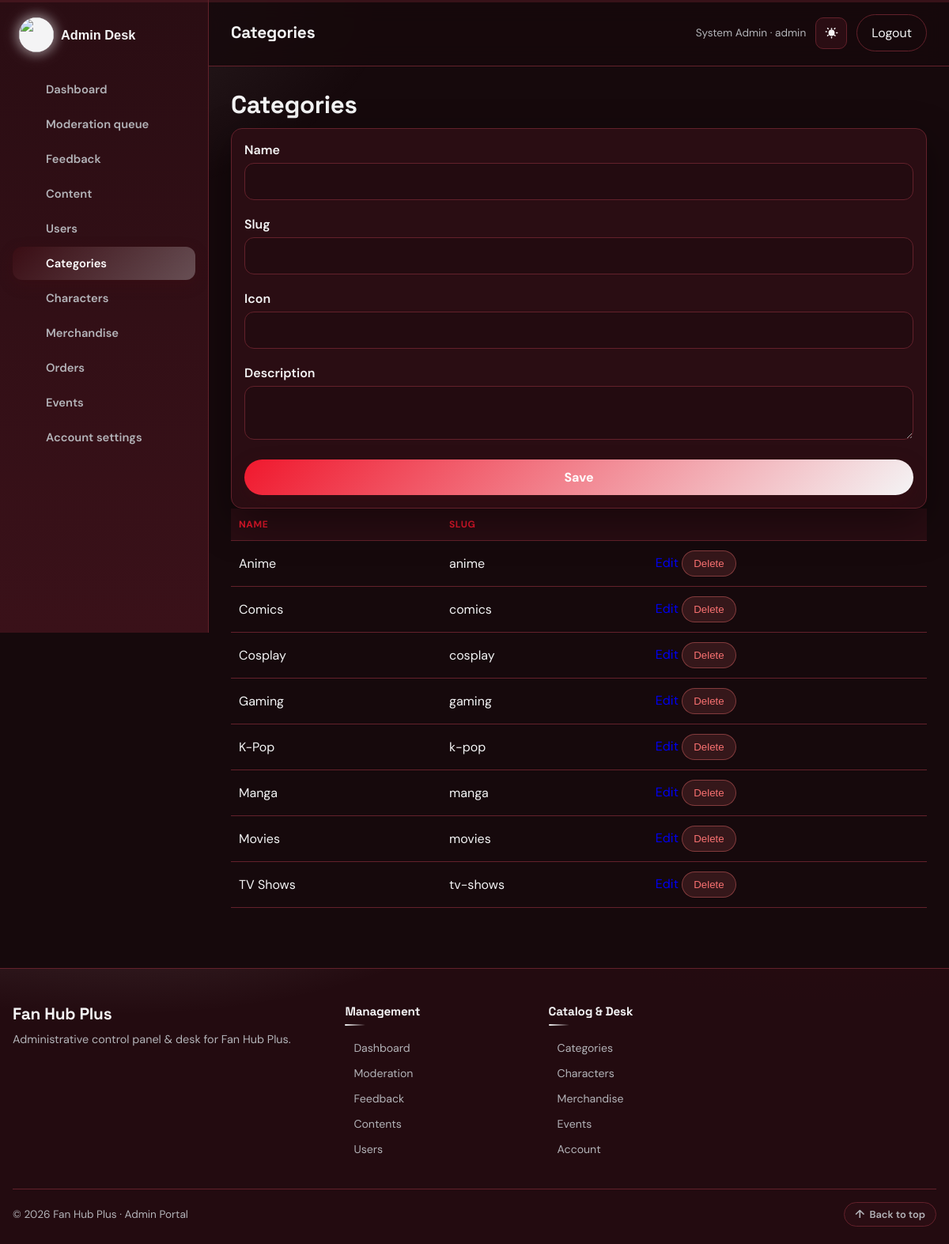
Screenshot of /admin/categories.php (signed in) with the database file from the repository.
### tables this page shows
CREATE TABLE users (
  id INT UNSIGNED AUTO_INCREMENT PRIMARY KEY,
  name VARCHAR(120) NOT NULL,
  email VARCHAR(160) NOT NULL UNIQUE,
  password VARCHAR(255) NOT NULL,
  role ENUM('user','admin') NOT NULL DEFAULT 'user',
  avatar VARCHAR(255) DEFAULT '',
  favorite_categories VARCHAR(255) DEFAULT '',
  theme ENUM('dark','light') NOT NULL DEFAULT 'dark',
  font_size ENUM('sm','md','lg') NOT NULL DEFAULT 'md',
  created_at DATETIME NOT NULL
);

CREATE TABLE categories (
  id INT UNSIGNED AUTO_INCREMENT PRIMARY KEY,
  name VARCHAR(80) NOT NULL,
  slug VARCHAR(80) NOT NULL UNIQUE,
  description TEXT,
  icon VARCHAR(40) DEFAULT ''
);

### includes/functions.php (called while the page is built, shortened)
<?php
require_once __DIR__ . '/../config/db.php';
function e($value)
{
    return htmlspecialchars((string) $value, ENT_QUOTES, 'UTF-8');
}
function site_base_path()
{
    static $base_path = null;
    if ($base_path !== null) {
        return $base_path;
    }
    $project_root = realpath(__DIR__ . '/..');
    $document_root = isset($_SERVER['DOCUMENT_ROOT']) ? realpath($_SERVER['DOCUMENT_ROOT']) : false;
    if ($project_root !== false && $document_root !== false) {
        $project_root = str_replace('\\', '/', $project_root);
        $document_root = rtrim(str_replace('\\', '/', $document_root), '/');
        if ($project_root === $document_root) {
            $base_path = '';
        } elseif (strpos($project_root, $document_root . '/') === 0) {
            $base_path = substr($project_root, strlen($document_root));
        } else {
            $base_path = '';
        }
        return $base_path;
    }
    $script_name = isset($_SERVER['SCRIPT_NAME']) ? str_replace('\\', '/', $_SERVER['SCRIPT_NAME']) : '';
    $admin_position = strpos($script_name, '/admin/');
    $base_path = $admin_position === false ? dirname($script_name) : substr($script_name, 0, $admin_position);
    $base_path = $base_path === '/' || $base_path === '.' ? '' : rtrim($base_path, '/');
    return $base_path;
}
function site_url($path = '')
{
    $path = (string) $path;
    $base_path = site_base_path();
    $absolute_path = '/' . ltrim($path, '/');
    return $base_path . $absolute_path;
}
function db_query($sql)
{
    global $conn;
    try {
        $result = mysqli_query($conn, $sql);
        return $result;
    } catch (\Throwable $e) {
        return false;
    }
}
function db_all($sql)
{
    $result = db_query($sql);
    $rows = array();
    if ($result) {
        while ($row = mysqli_fetch_assoc($result)) {
            $rows[] = $row;
        }
    }
    return $rows;
}
function db_one($sql)
{
    $rows = db_all($sql);
    if (count($rows) > 0) {
        return $rows[0];
    }
    return null;
}
function current_user()
{
    $id = (int) $_SESSION['user_id'];
    return db_one("SELECT * FROM users WHERE id = $id LIMIT 1");
}
    ?>

### admin/categories.php (the view, shortened to what this page needs)
<?php
require_once __DIR__ . '/../includes/functions.php';
$edit = null;
$rows = db_all("SELECT * FROM categories ORDER BY name ASC");
$page_title = 'Categories';
$active = 'categories';
require __DIR__ . '/../includes/admin_header.php';
?>
        <h2 style="margin-top:0">Categories</h2>
        <form class="card card-body" method="post">
            <div class="form-row"><label>Name</label><input name="name" minlength="2" maxlength="60" title="Category name must be 2-60 characters." required value="<?php echo $edit ? e($edit['name']) : ''; ?>"></div>
            <div class="form-row"><label>Slug</label><input name="slug" pattern="[a-z0-9]+(?:-[a-z0-9]+)*" title="Slug must contain lowercase letters, numbers, and hyphens (e.g. anime-series)." value="<?php echo $edit ? e($edit['slug']) : ''; ?>"></div>
            <div class="form-row"><label>Icon</label><input name="icon" value="<?php echo $edit ? e($edit['icon']) : ''; ?>"></div>
            <div class="form-row"><label>Description</label><textarea name="description"><?php echo $edit ? e($edit['description']) : ''; ?></textarea></div>
            <button class="btn" type="submit">Save</button>
        </form>
        <table class="table">
            <thead><tr><th>Name</th><th>Slug</th><th></th></tr></thead>
            <tbody>
            <?php foreach ($rows as $r) { ?>
                <tr>
                    <td><?php echo e($r['icon'] . ' ' . $r['name']); ?></td>
                    <td><?php echo e($r['slug']); ?></td>
                    <td>
                        <a href="<?php echo e(site_url('/admin/categories.php?id=' . (int) $r['id'])); ?>">Edit</a>
                        <form method="post" style="display:inline" onsubmit="return confirm('Delete category? Related rows must be empty.');">
                            <button class="btn-danger" type="submit">Delete</button>
                        </form>
                    </td>
                </tr>
            <?php } ?>
            </tbody>
        </table>
<?php require __DIR__ . '/../includes/admin_footer.php'; ?>

### includes/admin_header.php (shortened to what this page needs)
<?php
require_once __DIR__ . '/functions.php';
$user = current_user();
$page_title = isset($page_title) ? $page_title : 'Admin';
$active = isset($active) ? $active : '';
$theme = 'dark';
$admin_links = array(
    array('key' => 'dashboard', 'href' => site_url('/admin/index.php'), 'label' => 'Dashboard'),
    array('key' => 'moderation', 'href' => site_url('/admin/moderation.php'), 'label' => 'Moderation queue'),
    array('key' => 'feedback', 'href' => site_url('/admin/feedback.php'), 'label' => 'Feedback'),
    array('key' => 'contents', 'href' => site_url('/admin/contents.php'), 'label' => 'Content'),
    array('key' => 'users', 'href' => site_url('/admin/users.php'), 'label' => 'Users'),
    array('key' => 'categories', 'href' => site_url('/admin/categories.php'), 'label' => 'Categories'),
    array('key' => 'characters', 'href' => site_url('/admin/characters.php'), 'label' => 'Characters'),
    array('key' => 'merch', 'href' => site_url('/admin/merch.php'), 'label' => 'Merchandise'),
    array('key' => 'orders', 'href' => site_url('/admin/orders.php'), 'label' => 'Orders'),
    array('key' => 'events', 'href' => site_url('/admin/events.php'), 'label' => 'Events'),
    array('key' => 'account', 'href' => site_url('/admin/account.php'), 'label' => 'Account settings'),
);
$admin_icons = array(
    'dashboard' => '<path d="M4 13h6V4H4v9Zm0 7h6v-5H4v5Zm10 0h6V11h-6v9Zm0-16v5h6V4h-6Z"/>',
    'moderation' => '<path d="M12 3 4 6v6c0 4.6 3.2 8.6 8 9.9 4.8-1.3 8-5.3 8-9.9V6l-8-3Zm-1.2 12.4-3.2-3.2 1.4-1.4 1.8 1.8 4.4-4.4 1.4 1.4-5.8 5.8Z"/>',
    'feedback' => '<path d="M4 4h16v12H8l-4 4V4Zm4 4v2h8V8H8Zm0 4v2h5v-2H8Z"/>',
    'contents' => '<path d="M6 3h9l5 5v13a1 1 0 0 1-1 1H6a1 1 0 0 1-1-1V4a1 1 0 0 1 1-1Zm8 1.5V9h4.5L14 4.5ZM8 13h8v1.6H8V13Zm0 3.4h8V18H8v-1.6ZM8 9.6h4v1.6H8V9.6Z"/>',
    'users' => '<path d="M12 12a4.5 4.5 0 1 0 0-9 4.5 4.5 0 0 0 0 9Zm0 2c-4 0-8 2-8 5v2h16v-2c0-3-4-5-8-5Z"/>',
    'categories' => '<path d="M4 4h7v7H4V4Zm9 0h7v7h-7V4ZM4 13h7v7H4v-7Zm9 0h7v7h-7v-7Z"/>',
    'characters' => '<path d="M12 2a5 5 0 0 1 5 5c0 2-1.1 3.6-2.7 4.5l.2 1.4 4 1.5c1 .4 1.5 1.2 1.5 2.2V20H8v-3.4c0-1 .6-1.8 1.5-2.2l4-1.5.2-1.4C12.1 10.6 11 9 11 7a5 5 0 0 1 1-3Z"/>',
    'merch' => '<path d="M7 4h10l1.5 3H5.5L7 4Zm-2 4h14l-1 12H6L5 8Zm5 3v6h4v-6h-4Z"/>',
    'orders' => '<path d="M7 18c-1.1 0-1.99.9-1.99 2S5.9 22 7 22s2-.9 2-2-.9-2-2-2zM1 2v2h2l3.6 7.59-1.35 2.45c-.16.28-.25.61-.25.96 0 1.1.9 2 2 2h12v-2H7.42c-.14 0-.25-.11-.25-.25l.03-.12.9-1.63h7.45c.75 0 1.41-.41 1.75-1.03l3.58-6.49A1.003 1.003 0 0 0 20 4H5.21l-.94-2H1zm16 16c-1.1 0-1.99.9-1.99 2s.89 2 1.99 2 2-.9 2-2-.9-2-2-2z"/>',
    'events' => '<path d="M7 2v2H5a2 2 0 0 0-2 2v2h18V6a2 2 0 0 0-2-2h-2V2h-2v2H9V2H7ZM3 10v9a2 2 0 0 0 2 2h14a2 2 0 0 0 2-2v-9H3Zm4 3h4v4H7v-4Z"/>',
    'account' => '<path d="M12 12a4.5 4.5 0 1 0 0-9 4.5 4.5 0 0 0 0 9Zm0 2c-4.4 0-8 2.2-8 5v2h16v-2c0-2.8-3.6-5-8-5Z"/>',
);
?>
<!DOCTYPE html>
<html lang="en" data-theme="<?php echo e($theme); ?>" data-font="md">
<head>
    <link rel="stylesheet" href="<?php echo e(site_url('/assets/css/app.css?v=' . filemtime(__DIR__ . '/../assets/css/app.css'))); ?>">
</head>
<body class="admin-body" id="top">
<div class="admin-shell">
    <aside class="admin-sidebar" id="adminSidebar">
        <a class="brand" href="<?php echo e(site_url('/admin/index.php')); ?>">
            <img class="brand-mark" src="<?php echo e(site_url('/assets/images/logo1.png')); ?>" alt="">
            <span>Admin <em>Desk</em></span>
        </a>
        <nav aria-label="Admin navigation">
            <?php foreach ($admin_links as $link) { ?>
                <a href="<?php echo e($link['href']); ?>" class="<?php echo $active === $link['key'] ? 'active' : ''; ?>">
                    <svg viewBox="0 0 24 24" fill="currentColor" aria-hidden="true"><?php echo $admin_icons[$link['key']]; ?></svg>
                    <span><?php echo e($link['label']); ?></span>
                </a>
            <?php } ?>
        </nav>
    </aside>
    <div class="admin-main">
        <header class="admin-topbar">
            <h1 class="admin-topbar-title"><?php echo e($page_title); ?></h1>
            <div class="who">
                <span class="meta"><?php echo e($user['name']); ?> · <?php echo e($user['role']); ?></span>
                <button type="button" class="icon-btn" id="themeToggle" aria-label="Switch to light theme" title="Toggle theme" aria-pressed="false">
                </button>
                <a class="btn-ghost" href="<?php echo e(site_url('/logout.php')); ?>">Logout</a>
            </div>
        </header>
        <main class="admin-page">

### rows the page displays
users: name "System Admin", role "admin"
categories: icon+name "Anime", slug "anime"
categories: icon+name "Comics", slug "comics"
categories: icon+name "Cosplay", slug "cosplay"
categories: icon+name "Gaming", slug "gaming"
categories: icon+name "K-Pop", slug "k-pop"
categories: icon+name "Manga", slug "manga"
categories: icon+name "Movies", slug "movies"
categories: icon+name "TV Shows", slug "tv-shows"

### other values shown
$link['label'] "Dashboard"
$link['label'] "Moderation queue"
$link['label'] "Feedback"
$link['label'] "Content"
$link['label'] "Users"
$link['label'] "Categories"
$link['label'] "Characters"
$link['label'] "Merchandise"
$link['label'] "Orders"
$link['label'] "Events"
$link['label'] "Account settings"
$page_title "Categories"
